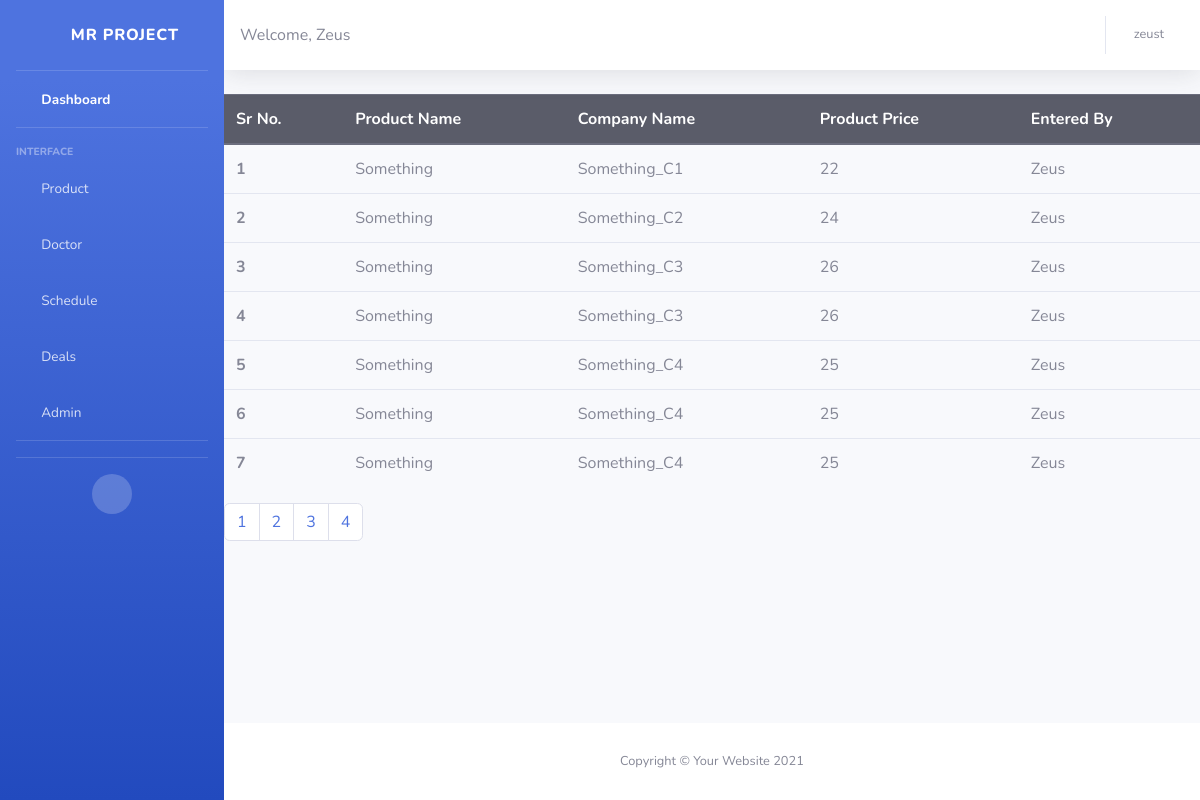
Page /products/3 (signed in) on the committed database.
### employee/models.py (models this page shows, shortened)
class Product(models.Model):
    name = models.CharField(max_length=256, null = False)
    company = models.CharField(max_length=256, null = False)
    image = models.ImageField(null = True, blank = True, upload_to= 'images/')
    price = models.IntegerField(null = False)
    employee = models.CharField(max_length=256)

### employee/views.py (the view)
# urls.py: path('products/<int:page>', views.ViewProducts.as_view(), name = 'products'),
class ViewProducts(ListView):
    model = Product
    template_name = "employee/products.html"
    paginate_by = 7

### employee/templates/employee/products.html (shortened to what this page needs)
{% extends 'base/employee_base.html' %}
{% block content %}
    <table class="table">
        <thead class="thead-dark">
            <tr>
                <th scope="col">Sr No.</th>
                <th scope="col">Product Name</th>
                <th scope="col">Company Name</th>
                <th scope="col">Product Price</th>
                <th scope="col">Entered By</th>
            </tr>
        </thead>
            <tbody id="product">
                {% for product in object_list %}
                <tr >
                    <th scope="row">{{forloop.counter}}</th>
                    <td class="name">{{product.name}}</td>
                    <td>{{product.company}}</td>
                    <td>{{product.price}}</td>
                    <td>{{product.employee}}</td>
                </tr>
                {% endfor %}
            </tbody>
    </table>
    <nav aria-label="Page navigation">
        <ul class="pagination">
        {% for page_number in page_obj.paginator.get_elided_page_range %}
            {% if page_number == page_obj.paginator.ELLIPSIS %}
                {{page_number}}
            {% else %}
                <li class="page-item">
                    <a
                    href="{% url 'products' page_number %}"
                    class="{% if page_number == page_obj.number %}current{% endif %} page-link"
                    >
                    {{page_number}}
                    </a>
                </li>
            {% endif %}
        {% endfor %}
        </ul>
    </nav>
{% endblock %}

### employee/templates/base/employee_base.html (shortened to what this page needs)
{% load rest_framework %}
{% load static %}
<!DOCTYPE html>
<html lang="en">
<head>
    <link href="{% static 'js/vendor/fontawesome-free/css/all.min.css' %}" rel="stylesheet" type="text/css">
    <link href="{% static 'css/sb-admin-2.min.css' %}" rel="stylesheet">
</head>
<body id="page-top">
    <div id="wrapper">
        <ul class="navbar-nav bg-gradient-primary sidebar sidebar-dark accordion" id="accordionSidebar">
            <a class="sidebar-brand d-flex align-items-center justify-content-center" href="{% url 'employee_home' %}">
                <div class="sidebar-brand-icon rotate-n-15">
                    <i class="fas fa-laugh-wink"></i>
                </div>
                <div class="sidebar-brand-text mx-3">MR Project</div>
            </a>
            {% if user.is_staff %}
            <hr class="sidebar-divider my-0">
            <li class="nav-item active">
                <a class="nav-link" href="{% url 'employee_home' %}">
                    <i class="fas fa-fw fa-tachometer-alt"></i>
                    <span>Dashboard</span></a>
            </li>
            <hr class="sidebar-divider">
            <div class="sidebar-heading">
                Interface
            </div>
            <li class="nav-item">
                <a class="nav-link collapsed" href="#" data-toggle="collapse" data-target="#collapseProduct"
                    aria-expanded="true" aria-controls="collapseProduct">
                    <i class="fas fa-fw fa-cog"></i>
                    <span>Product</span>
                </a>
            </li>
            <li class="nav-item">
                <a class="nav-link collapsed" href="#" data-toggle="collapse" data-target="#collapseDoctor"
                    aria-expanded="true" aria-controls="collapseDoctor">
                    <i class="fas fa-fw fa-cog"></i>
                    <span>Doctor</span>
                </a>
            </li>
            <li class="nav-item">
                <a class="nav-link collapsed" href="#" data-toggle="collapse" data-target="#collapseSchedule"
                    aria-expanded="true" aria-controls="collapseSchedule">
                    <i class="fas fa-fw fa-cog"></i>
                    <span>Schedule</span>
                </a>
            </li>
            <li class="nav-item">
                <a class="nav-link collapsed" href="#" data-toggle="collapse" data-target="#collapseDeals"
                    aria-expanded="true" aria-controls="collapseDeals">
                    <i class="fas fa-fw fa-cog"></i>
                    <span>Deals</span>
                </a>
            </li>
            {% if user.is_superuser %}
                <li class="nav-item">
                    <a class="nav-link collapsed" href="#" data-toggle="collapse" data-target="#collapseAdmin"
                        aria-expanded="true" aria-controls="collapseAdmin">
                        <i class="fas fa-fw fa-cog"></i>
                        <span>Admin</span>
                    </a>
                </li>
            {% endif %}
            <hr class="sidebar-divider">
            <hr class="sidebar-divider d-none d-md-block">
            <div class="text-center d-none d-md-inline">
                <button class="rounded-circle border-0" id="sidebarToggle"></button>
            </div>
            {% endif %}
        </ul>
        <div id="content-wrapper" class="d-flex flex-column">
            <div id="content">
                <nav class="navbar navbar-expand navbar-light bg-white topbar mb-4 static-top shadow">
                    Welcome, {{user.first_name}}
                    <ul class="navbar-nav ml-auto">
                        <li class="nav-item dropdown no-arrow">
                            <a class="nav-link dropdown-toggle" href="#" id="userDropdown" role="button"
                                data-toggle="dropdown" aria-haspopup="true" aria-expanded="false">
                                <span class="mr-2 d-none d-lg-inline text-gray-600 small">{{user}}</span>
                            </a>
                        </li>
                    </ul>
                </nav>
                <!-- {% if user.is_staff %}
                    {% block content %}
                    {% endblock %}
                <!-- {% else %}
                    You're not allowed access here
                {% endif %} -->
            </div>
            <footer class="sticky-footer bg-white">
                <div class="container my-auto">
                    <div class="copyright text-center my-auto">
                        <span>Copyright &copy; Your Website 2021</span>
                    </div>
                </div>
            </footer>
            </div>
            </div>
</body>
</html>

### rows in the picture
Product: name "Something", company "Something_C1", price "22", employee "Zeus"
Product: name "Something", company "Something_C2", price "24", employee "Zeus"
Product: name "Something", company "Something_C3", price "26", employee "Zeus"
Product: name "Something", company "Something_C3", price "26", employee "Zeus"
Product: name "Something", company "Something_C4", price "25", employee "Zeus"
Product: name "Something", company "Something_C4", price "25", employee "Zeus"
Product: name "Something", company "Something_C4", price "25", employee "Zeus"

### other values in the picture
{{ user.first_name }} "Zeus"
{{ user }} "zeust"
{{ page_number }} "1" "2" "3" "4"
